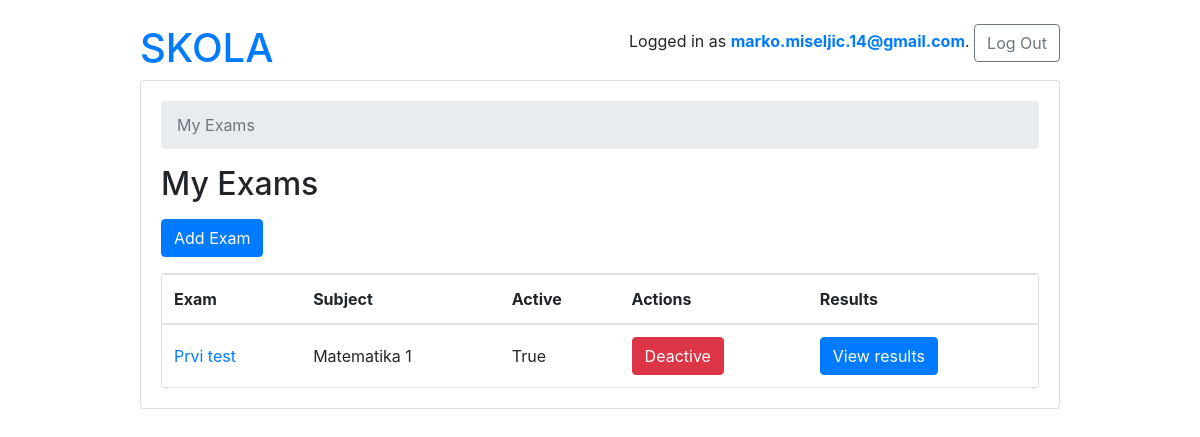
/teachers/ (signed in), run on an earlier commit of the app's database.
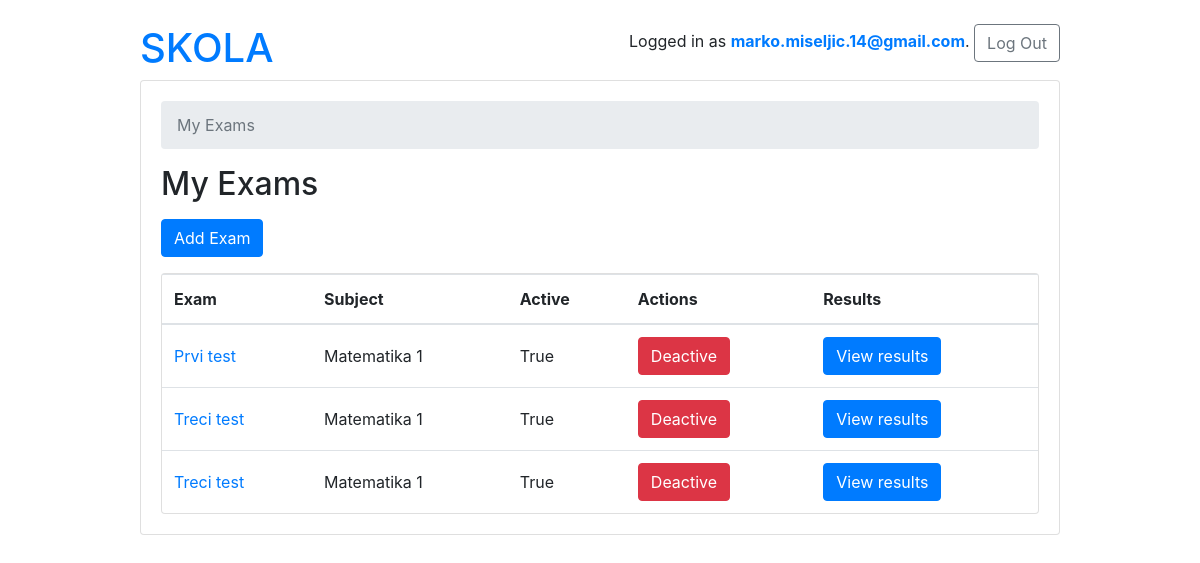
And on a later commit of the database.
### school/models.py (models this page shows, shortened)
class Exam(models.Model):
    type = models.CharField(max_length=100)
    active = models.BooleanField(default=False)
    duration = models.IntegerField()
    nuber_of_questions = models.IntegerField()
    required_score_to_pass = models.IntegerField(help_text="required score in %")
    subject  = models.ForeignKey(Subject, on_delete=models.CASCADE)
    owner = models.ForeignKey('account.User', on_delete=models.CASCADE, related_name='exams')

class Subject(models.Model):
    name = models.CharField(max_length=220)
    school = models.ManyToManyField(School, related_name='school')
    def __str__(self):
        return self.name

### account/views.py (the view)
# urls.py: path('', ExamTeacherListView.as_view(), name='exam_change_list'),
@method_decorator([login_required, teacher_required], name='dispatch')
class ExamTeacherListView(ListView):
    model = Exam
    ordering = ('type', )
    context_object_name = 'exams'
    template_name = 'teachers/exam_change_list.html'
    def get_queryset(self):
        queryset = Exam.objects.filter(owner=self.request.user)#self.request.user.exams \
        return queryset

### templates/teachers/exam_change_list.html
{% extends 'base.html' %}
{% block content %}
  <nav aria-label="breadcrumb">
    <ol class="breadcrumb">
      <li class="breadcrumb-item active" aria-current="page">My Exams</li>
    </ol>
  </nav>
  <h2 class="mb-3">My Exams</h2>
  <a href="{% url 'teachers:exam_add' %}" class="btn btn-primary mb-3" role="button">Add Exam</a>
  <div class="card">
    <table class="table mb-0">
      <thead>
        <tr>
          <th>Exam</th>
          <th>Subject</th>
          <th>Active</th>
          <th>Actions</th>
          <th>Results</th>
        </tr>
      </thead>
      <tbody>
        {% for exam in exams %}
          <tr>
            <td class="align-middle"><a href="{% url 'teachers:exam_change' exam.pk %}">{{ exam.type }}</a></td>
            <td class="align-middle">{{exam.subject}}</td>
            <td class="align-middle">{{exam.active}}</td>
            <td class="align-middle">
              {% if exam.active == False %}
                <a type="button" class="btn btn-success float-middle" href="{% url 'teachers:exam_change_activity' exam.pk %}">Activate</a>
              {% else %}
                <a type="button" class="btn btn-danger float-middle" href="{% url 'teachers:exam_change_activity' exam.pk %}">Deactive</a>
              {% endif %}
            </td>
            <td class="align-middle"><a href="{% url 'teachers:exam_results' exam.pk %}" class="btn btn-primary float-middle">View results</a></td>
          </tr>
        {% empty %}
          <tr>
            <td class="bg-light text-center font-italic" colspan="5">You haven't created any Exam yet.</td>
          </tr>
        {% endfor %}
      </tbody>
    </table>
  </div>
{% endblock %}

What changed in the data, as far as the page shows it:
added Exam: type "Treci test", subject "Matematika 1", active "True", shows "Deactive"
added Exam: type "Treci test", subject "Matematika 1", active "True", shows "Deactive"
